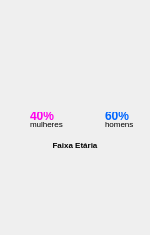
                        <widget class="QWidget" name="CirurgiaPage">
                         <property name="maximumSize">
                          <size>
                           <width>150</width>
                           <height>16777215</height>
                          </size>
                         </property>
                         <layout class="QVBoxLayout" name="verticalLayout_58">
                          <property name="spacing">
                           <number>0</number>
                          </property>
                          <property name="leftMargin">
                           <number>0</number>
                          </property>
                          <property name="topMargin">
                           <number>0</number>
                          </property>
                          <property name="rightMargin">
                           <number>0</number>
                          </property>
                          <property name="bottomMargin">
                           <number>0</number>
                          </property>
                          <item>
                           <widget class="QWidget" name="ExamesPage_5" native="true">
                            <layout class="QVBoxLayout" name="verticalLayout_51">
                             <property name="spacing">
                              <number>0</number>
                             </property>
                             <property name="leftMargin">
                              <number>0</number>
                             </property>
                             <property name="topMargin">
                              <number>0</number>
                             </property>
                             <property name="rightMargin">
                              <number>0</number>
                             </property>
                             <property name="bottomMargin">
                              <number>0</number>
                             </property>
                             <item>
                              <widget class="QWidget" name="graph_4" native="true">
                               <property name="minimumSize">
                                <size>
                                 <width>0</width>
                                 <height>100</height>
                                </size>
                               </property>
                               <property name="maximumSize">
                                <size>
                                 <width>16777215</width>
                                 <height>100</height>
                                </size>
                               </property>
                               <layout class="QHBoxLayout" name="horizontalLayout_49">
                                <property name="spacing">
                                 <number>0</number>
                                </property>
                                <property name="leftMargin">
                                 <number>0</number>
                                </property>
                                <property name="topMargin">
                                 <number>0</number>
                                </property>
                                <property name="rightMargin">
                                 <number>0</number>
                                </property>
                                <property name="bottomMargin">
                                 <number>0</number>
                                </property>
                                <item>
                                 <widget class="QFrame" name="GRAPH_MNWOMN_4">
                                  <property name="maximumSize">
                                   <size>
                                    <width>100</width>
                                    <height>100</height>
                                   </size>
                                  </property>
                                  <property name="styleSheet">
                                   <string notr="true">background-color: qconicalgradient(
    cx: 0.5, cy: 0.5, 
    angle: 55, 
	stop: 0 #0066FF,
	stop: 0.60 #0066FF ,
	stop: 0.60001 #FF00EE,
	stop: 1 #FF00EE);
 border-radius: 50;</string>
                                  </property>
                                  <property name="frameShape">
                                   <enum>QFrame::StyledPanel</enum>
                                  </property>
                                  <property name="frameShadow">
                                   <enum>QFrame::Raised</enum>
                                  </property>
                                 </widget>
                                </item>
                               </layout>
                              </widget>
                             </item>
                             <item>
                              <widget class="QWidget" name="homeemuie_4" native="true">
                               <property name="maximumSize">
                                <size>
                                 <width>16777215</width>
                                 <height>40</height>
                                </size>
                               </property>
                               <layout class="QVBoxLayout" name="verticalLayout_52" stretch="0">
                                <property name="spacing">
                                 <number>0</number>
                                </property>
                                <property name="leftMargin">
                                 <number>0</number>
                                </property>
                                <property name="topMargin">
                                 <number>0</number>
                                </property>
                                <property name="rightMargin">
                                 <number>0</number>
                                </property>
                                <property name="bottomMargin">
                                 <number>0</number>
                                </property>
                                <item>
                                 <widget class="QWidget" name="widget_51" native="true">
                                  <property name="maximumSize">
                                   <size>
                                    <width>16777215</width>
                                    <height>45</height>
                                   </size>
                                  </property>
                                  <layout class="QHBoxLayout" name="horizontalLayout_50">
                                   <property name="spacing">
                                    <number>0</number>
                                   </property>
                                   <property name="leftMargin">
                                    <number>0</number>
                                   </property>
                                   <property name="topMargin">
                                    <number>0</number>
                                   </property>
                                   <property name="rightMargin">
                                    <number>0</number>
                                   </property>
                                   <property name="bottomMargin">
                                    <number>0</number>
                                   </property>
                                   <item>
                                    <widget class="QLabel" name="femaleico_4">
                                     <property name="maximumSize">
                                      <size>
                                       <width>30</width>
                                       <height>30</height>
                                      </size>
                                     </property>
                                     <property name="text">
                                      <string/>
                                     </property>
                                     <property name="pixmap">
                                      <pixmap>../assets/person-dress-solid-full.svg</pixmap>
                                     </property>
                                     <property name="scaledContents">
                                      <bool>true</bool>
                                     </property>
                                    </widget>
                                   </item>
                                   <item>
                                    <widget class="QWidget" name="widget_52" native="true">
                                     <layout class="QVBoxLayout" name="verticalLayout_53">
                                      <property name="spacing">
                                       <number>0</number>
                                      </property>
                                      <property name="leftMargin">
                                       <number>0</number>
                                      </property>
                                      <property name="topMargin">
                                       <number>12</number>
                                      </property>
                                      <property name="rightMargin">
                                       <number>0</number>
                                      </property>
                                      <property name="bottomMargin">
                                       <number>12</number>
                                      </property>
                                      <item>
                                       <widget class="QLabel" name="label_40">
                                        <property name="styleSheet">
                                         <string notr="true">color: #FF00EE; font-weight: 500;</string>
                                        </property>
                                        <property name="text">
                                         <string>40%</string>
                                        </property>
                                       </widget>
                                      </item>
                                      <item>
                                       <widget class="QLabel" name="label_41">
                                        <property name="font">
                                         <font>
                                          <pointsize>6</pointsize>
                                         </font>
                                        </property>
                                        <property name="styleSheet">
                                         <string notr="true">background-color: transparent;</string>
                                        </property>
                                        <property name="text">
                                         <string>mulheres</string>
                                        </property>
                                       </widget>
                                      </item>
                                     </layout>
                                    </widget>
                                   </item>
                                   <item>
                                    <widget class="QLabel" name="maleico_4">
                                     <property name="maximumSize">
                                      <size>
                                       <width>30</width>
                                       <height>30</height>
                                      </size>
                                     </property>
                                     <property name="text">
                                      <string/>
                                     </property>
                                     <property name="pixmap">
                                      <pixmap>../assets/person-solid-full.svg</pixmap>
                                     </property>
                                     <property name="scaledContents">
                                      <bool>true</bool>
                                     </property>
                                    </widget>
                                   </item>
                                   <item>
                                    <widget class="QWidget" name="widget_53" native="true">
                                     <layout class="QVBoxLayout" name="verticalLayout_54">
                                      <property name="spacing">
                                       <number>0</number>
                                      </property>
                                      <property name="leftMargin">
                                       <number>0</number>
                                      </property>
                                      <property name="topMargin">
                                       <number>12</number>
                                      </property>
                                      <property name="rightMargin">
                                       <number>0</number>
                                      </property>
                                      <property name="bottomMargin">
                                       <number>12</number>
                                      </property>
                                      <item>
                                       <widget class="QLabel" name="label_42">
                                        <property name="styleSheet">
                                         <string notr="true">color: #0066FF; font-weight: 500;</string>
                                        </property>
                                        <property name="text">
                                         <string>60%</string>
                                        </property>
                                       </widget>
                                      </item>
                                      <item>
                                       <widget class="QLabel" name="label_43">
                                        <property name="font">
                                         <font>
                                          <pointsize>6</pointsize>
                                         </font>
                                        </property>
                                        <property name="styleSheet">
                                         <string notr="true">background-color: transparent;</string>
                                        </property>
                                        <property name="text">
                                         <string>homens</string>
                                        </property>
                                       </widget>
                                      </item>
                                     </layout>
                                    </widget>
                                   </item>
                                  </layout>
                                 </widget>
                                </item>
                               </layout>
                              </widget>
                             </item>
                             <item>
                              <widget class="QWidget" name="faixaEtaria_4" native="true">
                               <property name="maximumSize">
                                <size>
                                 <width>16777215</width>
                                 <height>95</height>
                                </size>
                               </property>
                               <layout class="QVBoxLayout" name="verticalLayout_55">
                                <property name="spacing">
                                 <number>0</number>
                                </property>
                                <property name="leftMargin">
                                 <number>0</number>
                                </property>
                                <property name="topMargin">
                                 <number>0</number>
                                </property>
                                <property name="rightMargin">
                                 <number>0</number>
                                </property>
                                <property name="bottomMargin">
                                 <number>0</number>
                                </property>
                                <item>
                                 <widget class="QWidget" name="widget_54" native="true">
                                  <property name="maximumSize">
                                   <size>
                                    <width>16777215</width>
                                    <height>16777215</height>
                                   </size>
                                  </property>
                                  <layout class="QVBoxLayout" name="verticalLayout_56">
                                   <property name="spacing">
                                    <number>0</number>
                                   </property>
                                   <property name="leftMargin">
                                    <number>0</number>
                                   </property>
                                   <property name="topMargin">
                                    <number>0</number>
                                   </property>
                                   <property name="rightMargin">
                                    <number>0</number>
                                   </property>
                                   <property name="bottomMargin">
                                    <number>0</number>
                                   </property>
                                   <item>
                                    <widget class="QLabel" name="label_44">
                                     <property name="minimumSize">
                                      <size>
                                       <width>50</width>
                                       <height>10</height>
                                      </size>
                                     </property>
                                     <property name="maximumSize">
                                      <size>
                                       <width>16777215</width>
                                       <height>15</height>
                                      </size>
                                     </property>
                                     <property name="font">
                                      <font>
                                       <pointsize>6</pointsize>
                                       <weight>75</weight>
                                       <bold>true</bold>
                                      </font>
                                     </property>
                                     <property name="tabletTracking">
                                      <bool>true</bool>
                                     </property>
                                     <property name="text">
                                      <string>Faixa Etária</string>
                                     </property>
                                     <property name="alignment">
                                      <set>Qt::AlignCenter</set>
                                     </property>
                                    </widget>
                                   </item>
                                   <item>
                                    <widget class="QWidget" name="widget_55" native="true">
                                     <property name="minimumSize">
                                      <size>
                                       <width>0</width>
                                       <height>200</height>
                                      </size>
                                     </property>
                                     <property name="maximumSize">
                                      <size>
                                       <width>16777215</width>
                                       <height>200</height>
                                      </size>
                                     </property>
                                    </widget>
                                   </item>
                                  </layout>
                                 </widget>
                                </item>
                               </layout>
                              </widget>
                             </item>
                            </layout>
                           </widget>
                          </item>
                         </layout>
                        </widget>
